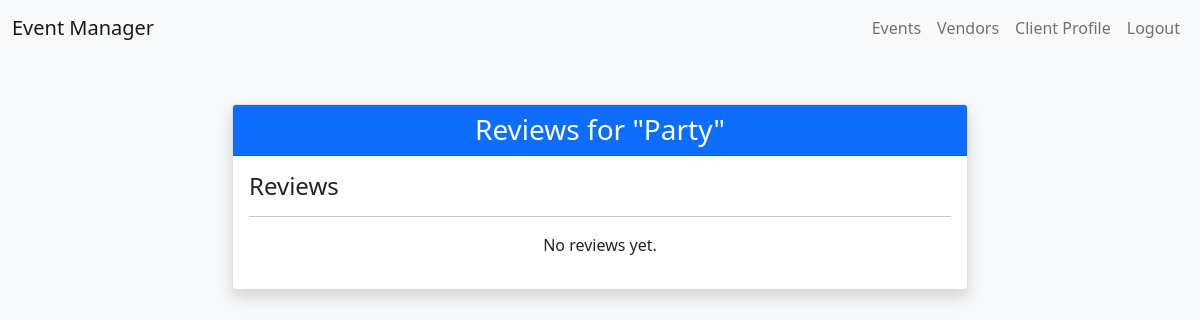
Before: /view-your-reviews/2 (signed in) with the older database file.
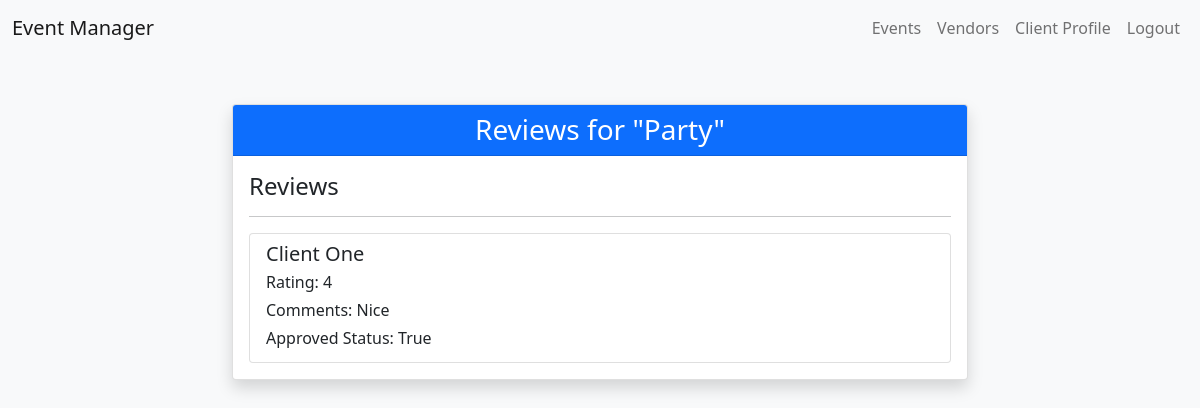
After: the same page with the newer database file.
### base/models.py (models this page shows)
class EventReview(models.Model):
    event = models.ForeignKey(Event, on_delete=models.CASCADE)
    user = models.ForeignKey(User, on_delete=models.CASCADE)
    rating = models.IntegerField()
    comments = models.TextField()
    is_approved = models.BooleanField(default=False)

### base/views.py (the view)
# urls.py: path('view-your-reviews/<int:event_id>', views.view_your_reviews, name='view-your-reviews'),
def view_your_reviews(request, event_id):
    event = get_object_or_404(Event, id=event_id)
    reviews = EventReview.objects.filter(event=event, user=request.user)
    return render(request, 'yourReviews.html', {'event': event, 'reviews': reviews})

### base/templatetags/events.py (called while the page is built)
@register.filter(name='is_EventPlanner')
def is_EventPlanner(user):
    return user.groups.filter(name='Event Planner').exists()

@register.filter(name='is_Admin')
def is_Admin(user):
    return user.groups.filter(name='Admin').exists()

@register.filter(name='is_Vendor')
def is_Vendor(user):
    return user.groups.filter(name='Vendor').exists()

### templates/yourReviews.html (shortened to what this page needs)
{% load events %}
<!DOCTYPE html>
<html lang="en">
<head>
    <link href="https://cdn.jsdelivr.net/npm/bootstrap@5.0.2/dist/css/bootstrap.min.css" rel="stylesheet">
</head>
<body class="bg-light">
    {% include 'navbar.html' %}
    <div class="container mt-5">
        <div class="row justify-content-center">
            <div class="col-md-8">
                <div class="card shadow">
                    <div class="card-header bg-primary text-white">
                        <h3 class="mb-0 text-center">Reviews for "{{ event.name }}"</h3>
                    </div>
                    <div class="card-body">
                        <div class="d-flex justify-content-between">
                            <h4 class="mb-0">Reviews</h4>
                        </div>
                        <hr>
                        {% if reviews %}
                        <div class="list-group">
                            {% for review in reviews %}
                                {% if review.user == user %}
                                    <div class="list-group-item">
                                        <div class="d-flex w-100 justify-content-between">
                                            <h5 class="mb-1">{{ review.user.first_name }} {{review.user.last_name}}</h5>
                                        </div>
                                        <p class="mb-1">Rating: {{ review.rating }}</p>
                                        <p class="mb-1">Comments: {{ review.comments }}</p>
                                        <p class="mb-1">Approved Status: {{ review.is_approved }}</p>
                                    </div>
                                {% endif %}
                            {% endfor %}
                        {% else %}
                            <p class="text-center">No reviews yet.</p>
                        {% endif %}
                        </div>
                    </div>
                </div>
            </div>
        </div>
    </div>
</body>
</html>

Changed rows visible on the page:
added EventReview: user.first_name "Client", user.last_name "One", rating "4", comments "Nice", is_approved "True"
Other visible differences:
text no longer shown: "No reviews yet."
